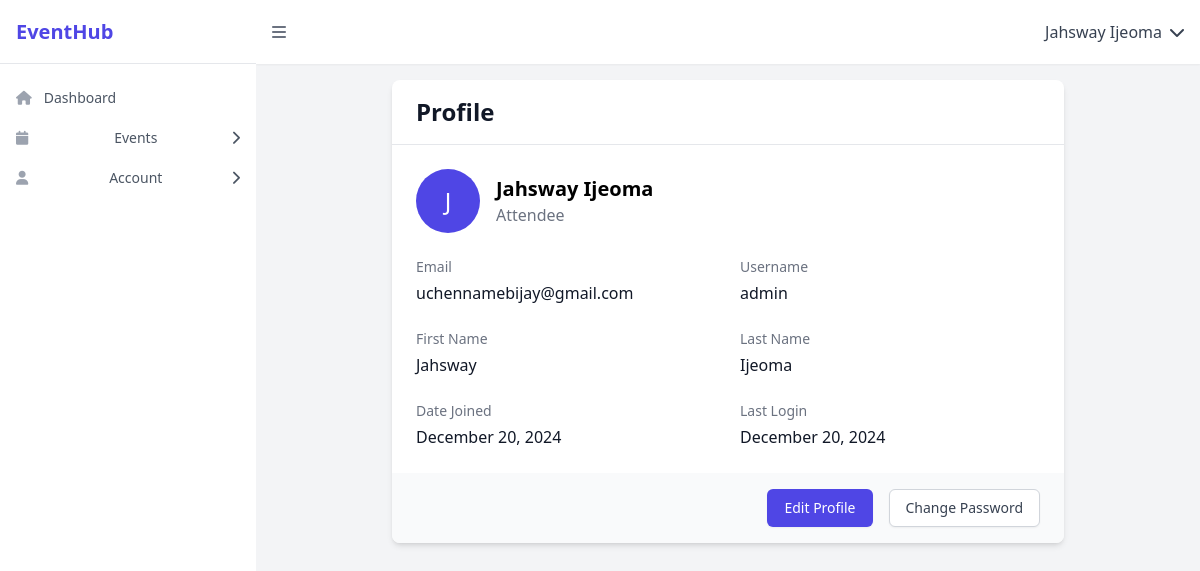
The app's page /accounts/accounts/profile/ (signed in) with its own data.
### core/models.py (models this page shows, shortened)
class SiteSettings(models.Model):
    site_name = models.CharField(max_length=100, default='EventHub')
    site_description = models.TextField(max_length=500)
    meta_title = models.CharField(max_length=100)
    meta_description = models.TextField(max_length=300)
    keywords = models.TextField(help_text='Comma separated keywords')
    logo = models.ImageField(upload_to='site/', null=True, blank=True)
    favicon = models.ImageField(upload_to='site/', null=True, blank=True)
    email = models.EmailField()
    phone = models.CharField(max_length=20)
    address = models.TextField()
    facebook = models.URLField(blank=True)
    twitter = models.URLField(blank=True)
    instagram = models.URLField(blank=True)
    linkedin = models.URLField(blank=True)
    footer_text = models.TextField()
    copyright_text = models.CharField(max_length=200)
    google_analytics_id = models.CharField(max_length=50, blank=True)
    class Meta:
        verbose_name = 'Site Settings'
        verbose_name_plural = 'Site Settings'

### accounts/models.py (models this page shows, shortened)
class CustomUser(AbstractUser):
    ROLE_CHOICES = [
        ('organizer', 'Organizer'),
        ('attendee', 'Attendee'),
    ]
    role = models.CharField(max_length=10, choices=ROLE_CHOICES, default='attendee')
    email = models.EmailField(unique=True)

### accounts/views.py (the view)
# urls.py: path('accounts/profile/', views.ProfileDetailView.as_view(), name='profile_detail'),
class ProfileDetailView(LoginRequiredMixin, DetailView):
    template_name = 'accounts/profile.html'
    context_object_name = 'user'
    def get_object(self):
        return self.request.user
    def get_context_data(self, **kwargs):
        context = super().get_context_data(**kwargs)
        return context

### core/context_processors.py (called while the page is built)
def site_settings(request):
    settings = cache.get('site_settings')
    if not settings:
        settings = SiteSettings.objects.first()
        if settings:
            cache.set('site_settings', settings)
    return {'site_settings': settings}

### accounts/templates/accounts/profile.html (shortened to what this page needs)
{% extends "base/dashboard_base.html" %}
{% load i18n %}
{% block dashboard_content %}
<div class="max-w-2xl mx-auto">
    <div class="bg-white rounded-lg shadow-md overflow-hidden">
        <div class="px-6 py-4 border-b">
            <h1 class="text-2xl font-bold text-gray-900">Profile</h1>
        </div>
        <div class="p-6 space-y-6">
            <div class="flex items-center space-x-4">
                <div class="w-16 h-16 rounded-full bg-indigo-600 flex items-center justify-center text-white text-2xl">
                    {{ user.get_full_name|default:user.email|make_list|first|upper }}
                </div>
                <div>
                    <h2 class="text-xl font-semibold">{{ user.get_full_name|default:user.email }}</h2>
                    <p class="text-gray-500">{{ user.role|title }}</p>
                </div>
            </div>
            <div class="grid grid-cols-1 md:grid-cols-2 gap-6">
                <div>
                    <h3 class="text-sm font-medium text-gray-500">Email</h3>
                    <p class="mt-1 text-gray-900">{{ user.email }}</p>
                </div>
                <div>
                    <h3 class="text-sm font-medium text-gray-500">Username</h3>
                    <p class="mt-1 text-gray-900">{{ user.username }}</p>
                </div>
                <div>
                    <h3 class="text-sm font-medium text-gray-500">First Name</h3>
                    <p class="mt-1 text-gray-900">{{ user.first_name|default:"-" }}</p>
                </div>
                <div>
                    <h3 class="text-sm font-medium text-gray-500">Last Name</h3>
                    <p class="mt-1 text-gray-900">{{ user.last_name|default:"-" }}</p>
                </div>
                <div>
                    <h3 class="text-sm font-medium text-gray-500">Date Joined</h3>
                    <p class="mt-1 text-gray-900">{{ user.date_joined|date:"F j, Y" }}</p>
                </div>
                <div>
                    <h3 class="text-sm font-medium text-gray-500">Last Login</h3>
                    <p class="mt-1 text-gray-900">{{ user.last_login|date:"F j, Y" }}</p>
                </div>
            </div>
        </div>
        <div class="px-6 py-4 bg-gray-50 flex justify-end space-x-4">
            <a href="{% url 'profile_edit' %}" class="px-4 py-2 border border-transparent rounded-md shadow-sm text-sm font-medium text-white bg-indigo-600 hover:bg-indigo-700 focus:outline-none focus:ring-2 focus:ring-offset-2 focus:ring-indigo-500">
                Edit Profile
            </a>
            <a href="{% url 'account_change_password' %}" class="px-4 py-2 border border-gray-300 rounded-md shadow-sm text-sm font-medium text-gray-700 bg-white hover:bg-gray-50">
                Change Password
            </a>
        </div>
    </div>
</div>
{% endblock %}

### accounts/templates/base/dashboard_base.html (shortened to what this page needs)
<!DOCTYPE html>
<html lang="en">
<head>
    <script src="https://cdn.tailwindcss.com"></script>
    <link rel="stylesheet" href="https://cdnjs.cloudflare.com/ajax/libs/font-awesome/6.0.0/css/all.min.css">
</head>
<body
    x-data="{
        sidebarOpen: window.innerWidth >= 768,
        isMobile: window.innerWidth < 768,
        init() {
            window.addEventListener('resize', () => {
                this.isMobile = window.innerWidth < 768;
                if (!this.isMobile) this.sidebarOpen = true;
            })
        }
    }"
    class="bg-gray-100 flex">
    <aside
        :class="{'translate-x-0': sidebarOpen, '-translate-x-full hidden': !sidebarOpen}"
        class="fixed top-0 left-0 z-30 w-64 h-full bg-white transform transition-transform duration-200 ease-in-out md:translate-x-0 md:static md:h-screen">
        <div class="flex items-center justify-between h-16 px-4 border-b">
            <div class="flex items-center">
                {% if site_settings.logo %}
                    <img class="h-8 w-auto" src="{{ site_settings.logo.url }}" alt="{{ site_settings.site_name }}">
                {% else %}
                    <span class="text-xl font-bold text-indigo-600">{{ site_settings.site_name }}</span>
                {% endif %}
            </div>
        </div>
        <div class="overflow-y-auto h-full">
            {% include "components/sidebar.html" %}
        </div>
    </aside>
    <div class="flex-1 flex flex-col min-h-screen"
         :class="{'pl-0': sidebarOpen}">
        <header class="bg-white shadow-sm">
            <div class="flex items-center justify-between h-16 px-4">
                <button @click="sidebarOpen = !sidebarOpen" class="text-gray-500 hover:text-gray-600">
                    <i class="fas fa-bars"></i>
                </button>
                <div class="relative" x-data="{ open: false }">
                    <button @click="open = !open" class="flex items-center space-x-2 text-gray-700 hover:text-gray-900">
                        <span>{{ user.get_full_name|default:user.email }}</span>
                        <i class="fas fa-chevron-down"></i>
                    </button>
                </div>
            </div>
        </header>
        <main class="flex-1 p-4">
            {% block dashboard_content %}{% endblock %}
        </main>
    </div>
</body>
</html>

### accounts/templates/components/sidebar.html (shortened to what this page needs)
<nav class="space-y-1 px-2 py-4">
    <a href="{% url 'dashboard' %}"
       class="group flex items-center px-2 py-2 text-sm font-medium rounded-md {% if request.resolver_match.url_name == 'dashboard' %}bg-indigo-100 text-indigo-600{% else %}text-gray-600 hover:bg-gray-50 hover:text-gray-900{% endif %}">
        <i class="fas fa-home mr-3 {% if request.resolver_match.url_name == 'dashboard' %}text-indigo-600{% else %}text-gray-400 group-hover:text-gray-500{% endif %}"></i>
        Dashboard
    </a>
    <div x-data="{ open: false }">
        <button @click="open = !open"
                class="w-full group flex items-center px-2 py-2 text-sm font-medium rounded-md text-gray-600 hover:bg-gray-50 hover:text-gray-900">
            <i class="fas fa-calendar mr-3 text-gray-400 group-hover:text-gray-500"></i>
            <span class="flex-1">Events</span>
            <i class="fas" :class="open ? 'fa-chevron-down' : 'fa-chevron-right'"></i>
        </button>
    </div>
    <div x-data="{ open: false }">
        <button @click="open = !open"
                class="w-full group flex items-center px-2 py-2 text-sm font-medium rounded-md text-gray-600 hover:bg-gray-50 hover:text-gray-900">
            <i class="fas fa-user mr-3 text-gray-400 group-hover:text-gray-500"></i>
            <span class="flex-1">Account</span>
            <i class="fas" :class="open ? 'fa-chevron-down' : 'fa-chevron-right'"></i>
        </button>
    </div>
</nav>

### records on screen
SiteSettings: site_name "EventHub"
CustomUser: get_full_name "Jahsway Ijeoma", get_full_name|make_list "J", role "Attendee", email "uchennamebijay@gmail.com", username "admin", first_name "Jahsway", last_name "Ijeoma", date_joined "December 20, 2024", last_login "December 20, 2024"
